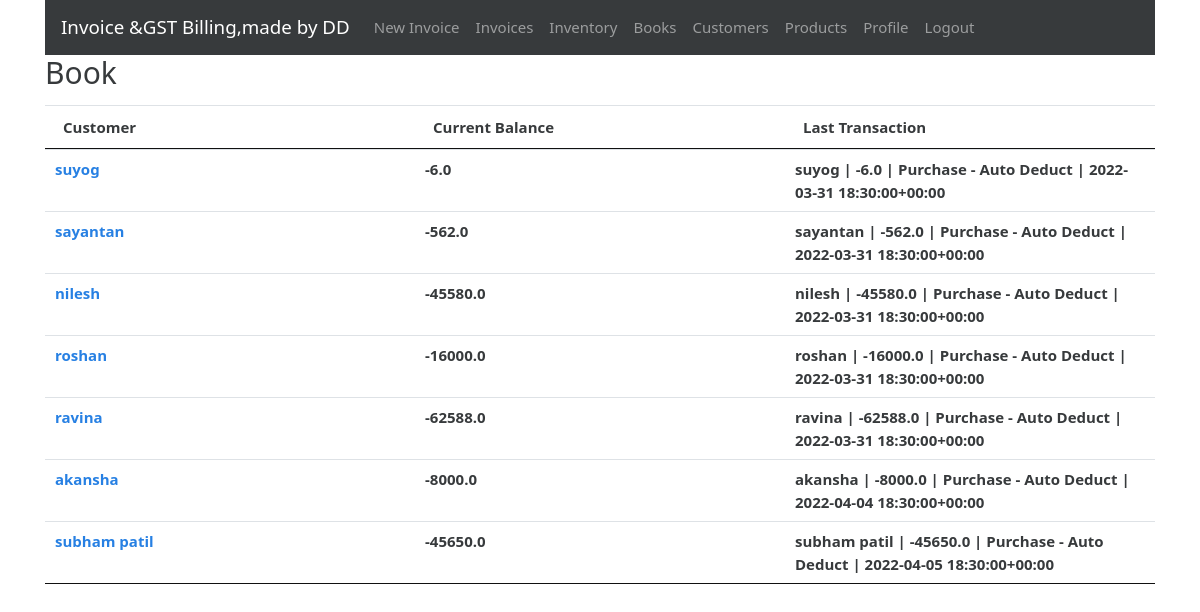
Page /books (signed in) on the committed database.
### gstbillingapp/models.py (models this page shows, shortened)
class Book(models.Model):
    user = models.ForeignKey(User, null=True, blank=True, on_delete=models.SET_NULL)
    customer = models.ForeignKey(Customer, null=True, blank=True, on_delete=models.SET_NULL)
    current_balance = models.FloatField(default=0)
    last_log = models.ForeignKey('BookLog', null=True, blank=True, default=None, on_delete=models.SET_NULL)

class Customer(models.Model):
    user = models.ForeignKey(User, null=True, blank=True, on_delete=models.SET_NULL)
    customer_name = models.CharField(max_length=200)
    customer_address = models.TextField(max_length=600, blank=True, null=True)
    customer_phone = models.CharField(max_length=14, blank=True, null=True)
    customer_gst = models.CharField(max_length=15, blank=True, null=True)

class BookLog(models.Model):
    parent_book = models.ForeignKey(Book, null=True, blank=True, on_delete=models.CASCADE)
    date = models.DateTimeField(default=datetime.now, blank=True, null=True)
    last_modified = models.DateTimeField(auto_now=True)
    CHANGE_TYPES = [
        (0, 'Paid'),
        (1, 'Purchased Items'),
        (2, 'Sold Items'),
        (4, 'Other'),
    ]
    change_type = models.IntegerField(choices=CHANGE_TYPES, default=0)
    change = models.FloatField(default=0.0)
    associated_invoice = models.ForeignKey(Invoice, blank=True, null=True, default=None, on_delete=models.SET_NULL)
    description = models.TextField(max_length=600, blank=True, null=True)
    def __str__(self):
        return self.parent_book.customer.customer_name + " | " + str(self.change) + " | " + self.description + " | " + str(self.date)

### gstbillingapp/views.py (the view)
# urls.py: path('books', views.books, name='books'),
@login_required
def books(request):
    context = {}
    context['book_list'] = Book.objects.filter(user=request.user)
    return render(request, 'gstbillingapp/books.html', context)

### gstbillingapp/templates/gstbillingapp/books.html (shortened to what this page needs)
{% extends "gstbillingapp/base.html" %}
{% load static %}
{% block content %}
<div class="row">
	<div class="col">
		<h2>Book</h2>
	</div>
</div>
<table class="table table-hover font-weight-bold" id="book-table">
	<thead>
		<tr>
			<th>Customer</th>
			<th>Current Balance</th>
			<th>Last Transaction</th>
		</tr>
	</thead>
	<tbody class="two-col-form">
		{% for book in book_list %}
		<tr onclick="window.location='{% url 'book_logs' book.id %}';">
			<td><a href="{% url 'book_logs' book.id %}">{{book.customer.customer_name}}</a></td>
			<td>{{book.current_balance}}</td>
			<td>{{book.last_log}}</td>
		</tr>
		{% endfor %}
	</tbody>
</table>
{% endblock %}

### gstbillingapp/static/gstbillingapp/main.css (style rules this page uses)
.two-col-form td, .two-col-form th { width: 25%; }

### rows in the picture
Book: customer.customer_name "suyog", current_balance "-6.0", last_log "suyog | -6.0 | Purchase - Auto Deduct | 2022-03-31 18:30:00+00:00"
Book: customer.customer_name "sayantan", current_balance "-562.0", last_log "sayantan | -562.0 | Purchase - Auto Deduct | 2022-03-31 18:30:00+00:00"
Book: customer.customer_name "nilesh", current_balance "-45580.0", last_log "nilesh | -45580.0 | Purchase - Auto Deduct | 2022-03-31 18:30:00+00:00"
Book: customer.customer_name "roshan", current_balance "-16000.0", last_log "roshan | -16000.0 | Purchase - Auto Deduct | 2022-03-31 18:30:00+00:00"
Book: customer.customer_name "ravina", current_balance "-62588.0", last_log "ravina | -62588.0 | Purchase - Auto Deduct | 2022-03-31 18:30:00+00:00"
Book: customer.customer_name "akansha", current_balance "-8000.0", last_log "akansha | -8000.0 | Purchase - Auto Deduct | 2022-04-04 18:30:00+00:00"
Book: customer.customer_name "subham patil", current_balance "-45650.0", last_log "subham patil | -45650.0 | Purchase - Auto Deduct | 2022-04-05 18:30:00+00:00"
